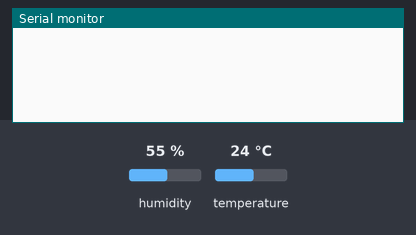
Bench run of a sketch on a simulated ESP32. Shown: the last lines printed to the serial monitor. The test bench sets the inputs (shaded band); at power-on: humidity 55 %, temperature 24 °C. A WiFi scan finds three made-up networks.

Above: at 3.2 s.
3.3 s: humidity set to 22 %
At 6.4 s:
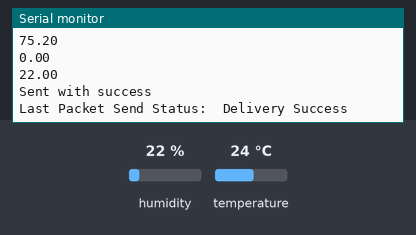
10.0 s: temperature set to 12 °C
16.7 s: humidity set to 40 %
At 21.4 s:
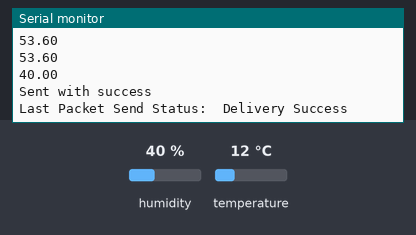
Timing chart, 0 to 22.9 s (numbered marks = the images above; inputs shaded):
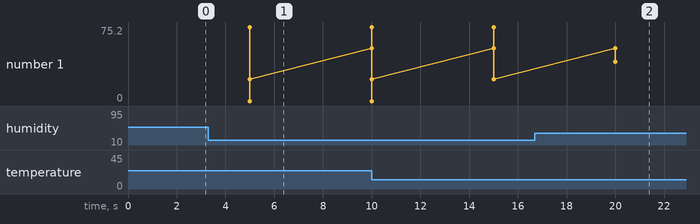

Measured:
- after the input at 3.3 s, the serial monitor: prints a new line after 1.7 s (image 1)
- after the input at 16.7 s, the serial monitor: prints a new line after 3.3 s (image 2)
- plotted number 1: 22 → 40 after the input at 16.7 s

The sketch:

thermostat_remote_sensor.ino
```cpp
#include <esp_now.h>
#include <esp_wifi.h>
#include <WiFi.h>
#include <Adafruit_Sensor.h>
#include <DHT.h>

// Set your Board ID (ESP32 Sender #1 = BOARD_ID 1, ESP32 Sender #2 = BOARD_ID 2, etc)
#define BOARD_ID 1

// Digital pin connected to the DHT sensor
#define DHTPIN 4

// Uncomment the type of sensor in use:
//#define DHTTYPE    DHT11     // DHT 11
#define DHTTYPE    DHT22     // DHT 22 (AM2302)
//#define DHTTYPE    DHT21     // DHT 21 (AM2301)

DHT dht(DHTPIN, DHTTYPE);

//MAC Address of the receiver
uint8_t broadcastAddress[] = {0x00, 0x00, 0x00, 0x00, 0x00, 0x00};

//Structure example to send data
//Must match the receiver structure
typedef struct struct_message {
    int id;
    float temp;
    float hum;
    int readingId;
} struct_message;

//Create a struct_message called myData
struct_message myData;

unsigned long previousMillis = 0;   // Stores last time temperature was published
const long interval = 5000;        // Interval at which to publish sensor readings

unsigned int readingId = 0;

// Insert your SSID
constexpr char WIFI_SSID[] = "*****";//replace with your WIFI SSID

int32_t getWiFiChannel(const char *ssid) {
  if (int32_t n = WiFi.scanNetworks()) {
      for (uint8_t i=0; i<n; i++) {
          if (!strcmp(ssid, WiFi.SSID(i).c_str())) {
              return WiFi.channel(i);
          }
      }
  }
  return 0;
}

float temperature1 = 0;
float temperature2 = 0;
float temperature3 = 0;

float readDHTTemperature() {
  // Sensor readings may also be up to 2 seconds 'old' (its a very slow sensor)
  // Read temperature as Celsius (the default)
  float t = dht.readTemperature(true);
  // Read temperature as Fahrenheit (isFahrenheit = true)
  //float t = dht.readTemperature(true);
  // Check if any reads failed and exit early (to try again).
  if (isnan(t)) {
    Serial.println("Failed to read from DHT sensor!");
    return 0;
  }
  else {
    Serial.println(t);
    return t;
  }
}

float readDHTHumidity() {
  // Sensor readings may also be up to 2 seconds 'old' (its a very slow sensor)
  float h = dht.readHumidity();
  if (isnan(h)) {
    Serial.println("Failed to read from DHT sensor!");
    return 0;
  }
  else {
    Serial.println(h);
    return h;
  }
}

// callback when data is sent
void OnDataSent(const uint8_t *mac_addr, esp_now_send_status_t status) {
  Serial.print("\r\nLast Packet Send Status:\t");
  Serial.println(status == ESP_NOW_SEND_SUCCESS ? "Delivery Success" : "Delivery Fail");
}

void setup() {
  //Init Serial Monitor
  Serial.begin(115200);

  dht.begin();

  // Set device as a Wi-Fi Station and set channel
  WiFi.mode(WIFI_STA);

  int32_t channel = getWiFiChannel(WIFI_SSID);

  WiFi.printDiag(Serial); // Uncomment to verify channel number before
  esp_wifi_set_promiscuous(true);
  esp_wifi_set_channel(channel, WIFI_SECOND_CHAN_NONE);
  esp_wifi_set_promiscuous(false);
  WiFi.printDiag(Serial); // Uncomment to verify channel change after

  //Init ESP-NOW
  if (esp_now_init() != ESP_OK) {
    Serial.println("Error initializing ESP-NOW");
    return;
  }

  // Once ESPNow is successfully Init, we will register for Send CB to
  // get the status of Trasnmitted packet
  esp_now_register_send_cb(OnDataSent);

  //Register peer
  esp_now_peer_info_t peerInfo;
  memcpy(peerInfo.peer_addr, broadcastAddress, 6);
  peerInfo.encrypt = false;

  //Add peer
  if (esp_now_add_peer(&peerInfo) != ESP_OK){
    Serial.println("Failed to add peer");
    return;
  }
}

void loop() {
  unsigned long currentMillis = millis();
  if (currentMillis - previousMillis >= interval) {
    // Save the last time a new reading was published
    previousMillis = currentMillis;
    //Set values to send
    float temperatureCurrent = readDHTTemperature();
    temperature1 = temperature2;
    temperature2 = temperature3;
    temperature3 = temperatureCurrent;
    myData.temp = temperature3;
    Serial.println(temperature1);
    Serial.println(temperature2);
    Serial.println(temperature3);
    if(temperature1<=temperature2 && temperature2<=temperature3){
      myData.temp = temperature2;
      }
    if(temperature1<=temperature3 && temperature3<=temperature2){
      myData.temp = temperature3;
      }
    if(temperature2<=temperature1 && temperature1<=temperature3){
      myData.temp = temperature1;
      }
    if(temperature2<=temperature3 && temperature3<=temperature1){
      myData.temp = temperature3;
      }
    if(temperature3<=temperature1 && temperature1<=temperature2){
      myData.temp = temperature1;
      }
    if(temperature3<=temperature2 && temperature2<=temperature1){
      myData.temp = temperature2;
      }
    Serial.println(myData.temp);
    myData.id = BOARD_ID;
    myData.hum = readDHTHumidity();
    myData.readingId = readingId++;

    //Send message via ESP-NOW
    esp_err_t result = esp_now_send(broadcastAddress, (uint8_t *) &myData, sizeof(myData));
    if (result == ESP_OK) {
      Serial.println("Sent with success");
    }
    else {
      Serial.println("Error sending the data,try to initialize ESP-NOW again");
	  // try to initialize ESP-NOW again
	  WiFi.mode(WIFI_STA);

	  int32_t channel = getWiFiChannel(WIFI_SSID);

	  WiFi.printDiag(Serial); // Uncomment to verify channel number before
	  esp_wifi_set_promiscuous(true);
	  esp_wifi_set_channel(channel, WIFI_SECOND_CHAN_NONE);
	  esp_wifi_set_promiscuous(false);
	  WiFi.printDiag(Serial); // Uncomment to verify channel change after

	  //Init ESP-NOW
	  if (esp_now_init() != ESP_OK) {
		Serial.println("Error initializing ESP-NOW");
		return;
	  }

	  // Once ESPNow is successfully Init, we will register for Send CB to
	  // get the status of Trasnmitted packet
	  esp_now_register_send_cb(OnDataSent);

	  //Register peer
	  esp_now_peer_info_t peerInfo;
	  memcpy(peerInfo.peer_addr, broadcastAddress, 6);
	  peerInfo.encrypt = false;

	  //Add peer
	  if (esp_now_add_peer(&peerInfo) != ESP_OK){
		Serial.println("Failed to add peer");
		return;
	  }
    }
  }
}
```
